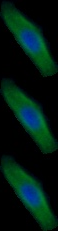
#> input picture tests/fixtures/edge/exif-rotated-orientation6.jpg, 58 x 231 px
$ python microtubule_quantification.py -i tests/fixtures/edge -o out
#> lines starting #> are read from the running program, lines starting #| are printed output that depends on the picture; after the words box and inside, x2 and y2 are one past the last pixel; in counts of white or black regions, pixels touching at a corner belong together
#!/usr/bin/env python3
"""
Microtubule Quantification Script
Analyzes cropped cell images to quantify microtubule presence (green fluorescence)
Prioritizes accuracy over speed with sophisticated image processing
"""

import cv2
import numpy as np
import pandas as pd
import matplotlib.pyplot as plt
from pathlib import Path
import argparse
from typing import Tuple, Dict
import json


class MicrotubuleQuantifier:
    """Quantifies microtubule presence in fluorescent cell images"""

    def __init__(self, gaussian_blur_size=5, morphology_kernel_size=3):
        """
        Initialize quantifier with processing parameters

        Args:
            gaussian_blur_size: Size of Gaussian blur kernel (must be odd)
            morphology_kernel_size: Size of morphological operation kernel
        """
        self.gaussian_blur_size = gaussian_blur_size
        self.morphology_kernel_size = morphology_kernel_size

    def extract_green_channel(self, image: np.ndarray) -> np.ndarray:
        """Extract and enhance green channel from RGB image"""
        if len(image.shape) == 2:
            # Already grayscale
            return image

        # Extract green channel
        green_channel = image[:, :, 1]
        return green_channel

    def create_nucleus_mask(self, image: np.ndarray) -> np.ndarray:
        """
        Create a mask of the nucleus (blue stained regions)
        Returns a binary mask where nucleus pixels are 255 (white)
        """
        if len(image.shape) == 2:
            # Grayscale image, no blue channel
            return np.zeros_like(image)

        # Extract blue channel
        blue_channel = image[:, :, 0]

        # Threshold to identify nucleus (blue regions)
        # Using Otsu's method for automatic thresholding
        _, nucleus_mask = cv2.threshold(blue_channel, 0, 255, cv2.THRESH_BINARY + cv2.THRESH_OTSU)

        # Clean up the mask with morphological operations
        kernel = cv2.getStructuringElement(cv2.MORPH_ELLIPSE, (5, 5))
        nucleus_mask = cv2.morphologyEx(nucleus_mask, cv2.MORPH_CLOSE, kernel, iterations=2)

        return nucleus_mask

    # [32 lines left out: functions apply_background_subtraction, denoise_image, not called in this run]

    def threshold_microtubules(self, denoised: np.ndarray) -> Tuple[np.ndarray, int]:
        """
        Apply multiple thresholding methods and use the most conservative
        Returns binary mask and threshold value used
        """
        # Method 1: Otsu's method (automatic optimal threshold)
        otsu_thresh, otsu_mask = cv2.threshold(denoised, 0, 255, cv2.THRESH_BINARY + cv2.THRESH_OTSU)

        # Method 2: Triangle algorithm (good for skewed distributions)
        triangle_thresh, triangle_mask = cv2.threshold(denoised, 0, 255, cv2.THRESH_BINARY + cv2.THRESH_TRIANGLE)

        # Method 3: Adaptive threshold for local variations
        adaptive_mask = cv2.adaptiveThreshold(denoised, 255, cv2.ADAPTIVE_THRESH_GAUSSIAN_C,
                                              cv2.THRESH_BINARY, 51, -10)

        # Use Otsu as primary method (most reliable for bimodal distributions)
        # But verify it's reasonable
        final_mask = otsu_mask
        final_thresh = otsu_thresh

        return final_mask, final_thresh

    def clean_mask(self, mask: np.ndarray) -> np.ndarray:
        """
        Clean up the binary mask using morphological operations
        Removes small noise artifacts while preserving microtubule structures
        """
        kernel = cv2.getStructuringElement(cv2.MORPH_ELLIPSE,
                                          (self.morphology_kernel_size, self.morphology_kernel_size))

        # Morphological opening: removes small noise
        cleaned = cv2.morphologyEx(mask, cv2.MORPH_OPEN, kernel, iterations=1)

        # Morphological closing: fills small gaps in microtubules
        cleaned = cv2.morphologyEx(cleaned, cv2.MORPH_CLOSE, kernel, iterations=1)

        return cleaned

    def quantify_green_percentage(self, mask: np.ndarray) -> float:
        """
        Calculate percentage of pixels that are green (microtubules)

        Returns:
            Percentage of green pixels (0-100)
        """
        total_pixels = mask.size
        green_pixels = np.count_nonzero(mask)
        percentage = (green_pixels / total_pixels) * 100

        return percentage

    def process_image(self, image_path: str, output_dir: Path) -> Dict:
        """
        Process a single cell image and return quantification results

        Args:
            image_path: Path to the cropped cell image
            output_dir: Directory to save output visualizations

        Returns:
            Dictionary with quantification results
        """
        # Load image
        image = cv2.imread(image_path)
        if image is None:
            raise ValueError(f"Could not load image: {image_path}")

        image_name = Path(image_path).stem

        # Step 1: Extract green channel
        green_channel = self.extract_green_channel(image)

        # Step 2: Create nucleus mask (blue regions to exclude)
        nucleus_mask = self.create_nucleus_mask(image)

        # Step 3: Threshold to identify microtubules (directly from green channel)
        mask, threshold_value = self.threshold_microtubules(green_channel)

        # Step 4: Exclude nucleus from microtubule mask
        # Set nucleus regions to 0 (black) in the mask
        mask[nucleus_mask > 0] = 0

        # Step 5: Clean up mask
        final_mask = self.clean_mask(mask)

        # Step 6: Quantify
        green_percentage = self.quantify_green_percentage(final_mask)

        # Save visualizations
        self._save_visualizations(image, green_channel, nucleus_mask,
                                 final_mask, image_name, output_dir, threshold_value)

        results = {
            'image_name': image_name,
            'green_percentage': green_percentage,
            'threshold_value': threshold_value,
            'total_pixels': final_mask.size,
            'green_pixels': np.count_nonzero(final_mask)
        }

        return results

    def _save_visualizations(self, original: np.ndarray, green_channel: np.ndarray,
                            nucleus_mask: np.ndarray, mask: np.ndarray, image_name: str,
                            output_dir: Path, threshold_value: float):
        """Save detailed visualizations of processing steps"""

        # Calculate percentage for display
        green_percentage = self.quantify_green_percentage(mask)

        # Create figure with processing steps
        fig, axes = plt.subplots(2, 3, figsize=(15, 10))
        fig.suptitle(f'Microtubule Analysis: {image_name} | Green: {green_percentage:.2f}%',
                    fontsize=16, fontweight='bold')

        # Original image
        axes[0, 0].imshow(cv2.cvtColor(original, cv2.COLOR_BGR2RGB))
        axes[0, 0].set_title('1. Original Image')
        axes[0, 0].axis('off')

        # Green channel
        axes[0, 1].imshow(green_channel, cmap='gray')
        axes[0, 1].set_title('2. Green Channel')
        axes[0, 1].axis('off')

        # Nucleus mask
        axes[0, 2].imshow(nucleus_mask, cmap='gray')
        axes[0, 2].set_title('3. Nucleus Mask (Excluded)')
        axes[0, 2].axis('off')

        # Binary mask
        axes[1, 0].imshow(mask, cmap='gray')
        axes[1, 0].set_title(f'4. Microtubule Mask (Threshold: {threshold_value:.1f})')
        axes[1, 0].axis('off')

        # Mask overlay on original
        overlay = original.copy()
        overlay[mask > 0] = [0, 255, 0]  # Highlight detected microtubules in bright green
        axes[1, 1].imshow(cv2.cvtColor(overlay, cv2.COLOR_BGR2RGB))
        axes[1, 1].set_title('5. Detected Microtubules (Green Overlay)')
        axes[1, 1].axis('off')

        # Empty
        axes[1, 2].axis('off')

        plt.tight_layout()
        plt.savefig(output_dir / f'{image_name}_analysis.png', dpi=300, bbox_inches='tight')
        plt.close()

        # Save just the mask separately for easy verification
        cv2.imwrite(str(output_dir / f'{image_name}_mask.png'), mask)

        # Save overlay separately
        cv2.imwrite(str(output_dir / f'{image_name}_overlay.png'), overlay)


def process_batch(image_dir: str, output_dir: str, metadata_file: str = None):
    """
    Process a batch of cell images

    Args:
        image_dir: Directory containing cropped cell images
        output_dir: Directory to save results
        metadata_file: Optional CSV file with image metadata (filename, condition, dose)
    """
    image_dir = Path(image_dir)
    output_dir = Path(output_dir)
    output_dir.mkdir(parents=True, exist_ok=True)

    # Initialize quantifier
    quantifier = MicrotubuleQuantifier()

    # Find all image files (case-insensitive)
    image_extensions = ['*.png', '*.PNG', '*.jpg', '*.JPG', '*.jpeg', '*.JPEG', '*.tif', '*.TIF', '*.tiff', '*.TIFF']
    image_files = []
    for ext in image_extensions:
        image_files.extend(image_dir.glob(ext))

    if not image_files:
        print(f"No images found in {image_dir}")
        return

    print(f"Found {len(image_files)} images to process")
    print("Processing with high-quality settings (this may take a while)...")

    # Process each image
    results = []
    for i, image_path in enumerate(image_files, 1):
        print(f"Processing {i}/{len(image_files)}: {image_path.name}")
        try:
            result = quantifier.process_image(str(image_path), output_dir)
            results.append(result)
        except Exception as e:
            print(f"Error processing {image_path.name}: {e}")

    # Save results to CSV
    df = pd.DataFrame(results)

    # If metadata file provided, merge with results
    if metadata_file and Path(metadata_file).exists():
        metadata = pd.read_csv(metadata_file)
        df = df.merge(metadata, on='image_name', how='left')

    results_file = output_dir / 'quantification_results.csv'
    df.to_csv(results_file, index=False)
    print(f"\nResults saved to: {results_file}")

    # Generate summary statistics
    print("\n=== Summary Statistics ===")
    print(f"Total images processed: {len(results)}")
    print(f"Mean green percentage: {df['green_percentage'].mean():.2f}%")
    print(f"Std dev: {df['green_percentage'].std():.2f}%")
    print(f"Range: {df['green_percentage'].min():.2f}% - {df['green_percentage'].max():.2f}%")

    return df


# [101 lines left out: function plot_dose_response, not called in this run]


def main():
    parser = argparse.ArgumentParser(
        description='Quantify microtubule presence in fluorescent cell images',
        formatter_class=argparse.RawDescriptionHelpFormatter,
        epilog="""
Examples:
  # Process all images in a directory
  python microtubule_quantification.py --input ./cell_images --output ./results

  # Process with metadata file
  python microtubule_quantification.py --input ./cell_images --output ./results --metadata metadata.csv

  # Generate dose-response curve from existing results
  python microtubule_quantification.py --plot-only --results ./results/quantification_results.csv --output ./results
        """
    )

    parser.add_argument('--input', '-i', type=str, help='Directory containing cropped cell images')
    parser.add_argument('--output', '-o', type=str, required=True, help='Output directory for results')
    parser.add_argument('--metadata', '-m', type=str, help='CSV file with metadata (columns: image_name, condition, dose)')
    parser.add_argument('--plot-only', action='store_true', help='Only generate plots from existing results')
    parser.add_argument('--results', '-r', type=str, help='Path to existing results CSV (for --plot-only)')
    parser.add_argument('--dose-column', type=str, default='dose', help='Name of dose column in metadata')
    parser.add_argument('--condition-column', type=str, default='condition', help='Name of condition column in metadata')

    args = parser.parse_args()

    if args.plot_only:
        if not args.results:
            print("Error: --results required when using --plot-only")
            return
        plot_dose_response(args.results, args.output, args.dose_column, args.condition_column)
    else:
        if not args.input:
            print("Error: --input required for image processing")
            return

        # Process images
        df = process_batch(args.input, args.output, args.metadata)
#> in process_image, image is the input picture: shape (231, 58, 3); mean B, G, R 17.8, 26, 1
#> in extract_green_channel, `green_channel = image[:, :, 1]`:
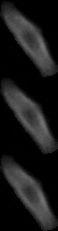
#> green_channel: shape (231, 58); min 0, max 117, mean 26
#> in create_nucleus_mask, `_, nucleus_mask = cv2.threshold(blue_channel, 0, 255, cv2.THRESH_BINAR..`:
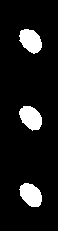
#> nucleus_mask: shape (231, 58); 9.1% white; 3 white regions, box (x1, y1, x2, y2) and area: (19, 106, 42, 131) 408, (19, 29, 42, 54) 406, (19, 183, 42, 207) 399
#> in create_nucleus_mask, `nucleus_mask = cv2.morphologyEx(nucleus_mask, cv2.MORPH_CLOSE, kernel,..`: nucleus_mask: shape (231, 58); 9.1% white; 3 white regions, box (x1, y1, x2, y2) and area: (19, 29, 42, 54) 409, (19, 106, 42, 131) 408, (19, 183, 42, 207) 399
#> in threshold_microtubules, `otsu_thresh, otsu_mask = cv2.threshold(denoised, 0, 255, cv2.THRESH_BI..`:
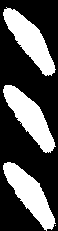
#> otsu_mask: shape (231, 58); 33.3% white; 4 white regions (1 under 20 px), largest, box (x1, y1, x2, y2) and area: (3, 85, 56, 153) 1487, (3, 162, 56, 231) 1486, (3, 7, 56, 76) 1485
#> in threshold_microtubules, `otsu_thresh, otsu_mask = cv2.threshold(denoised, 0, 255, cv2.THRESH_BI..`: otsu_thresh = 37
#> in threshold_microtubules, `triangle_thresh, triangle_mask = cv2.threshold(denoised, 0, 255, cv2.T..`:
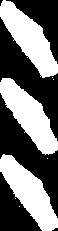
#> triangle_mask: shape (231, 58); 44.5% white; 8 white regions (5 under 20 px), largest, box (x1, y1, x2, y2) and area: (0, 78, 58, 155) 1990, (0, 154, 58, 231) 1986, (0, 0, 58, 78) 1982
#> in threshold_microtubules, `triangle_thresh, triangle_mask = cv2.threshold(denoised, 0, 255, cv2.T..`: triangle_thresh = 4
#> in threshold_microtubules, `adaptive_mask = cv2.adaptiveThreshold(denoised, 255, cv2.ADAPTIVE_THRE..`:
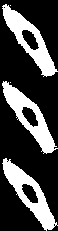
#> adaptive_mask: shape (231, 58); 27.9% white; 5 white regions (2 under 20 px), largest, box (x1, y1, x2, y2) and area: (2, 81, 58, 154) 1245, (2, 158, 58, 231) 1245, (2, 4, 58, 77) 1242
#> in threshold_microtubules, `final_thresh = otsu_thresh`: final_thresh = 37
#> in process_image, `mask[nucleus_mask > 0] = 0`: mask: shape (231, 58); 24.2% white; 4 white regions (1 under 20 px), largest, box (x1, y1, x2, y2) and area: (3, 162, 56, 231) 1087, (3, 85, 56, 153) 1079, (3, 7, 56, 76) 1076
#> in clean_mask, `cleaned = cv2.morphologyEx(mask, cv2.MORPH_OPEN, kernel, iterations=1)`:
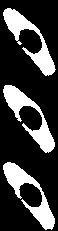
#> cleaned: shape (231, 58); 23.9% white; 3 white regions, box (x1, y1, x2, y2) and area: (3, 162, 55, 230) 1078, (3, 85, 55, 153) 1068, (3, 8, 56, 76) 1062
#> in clean_mask, `cleaned = cv2.morphologyEx(cleaned, cv2.MORPH_CLOSE, kernel, iteration..`: cleaned: shape (231, 58); 24% white; 3 white regions, box (x1, y1, x2, y2) and area: (3, 162, 55, 230) 1080, (3, 85, 55, 153) 1069, (3, 8, 56, 76) 1064
#> in quantify_green_percentage, `green_pixels = np.count_nonzero(mask)`: green_pixels = 3213
#> in quantify_green_percentage, `percentage = (green_pixels / total_pixels) * 100`: percentage = 23.98
#> in _save_visualizations, `plt.savefig(output_dir / f'{image_name}_analysis.png', dpi=300, bbox_i..`:
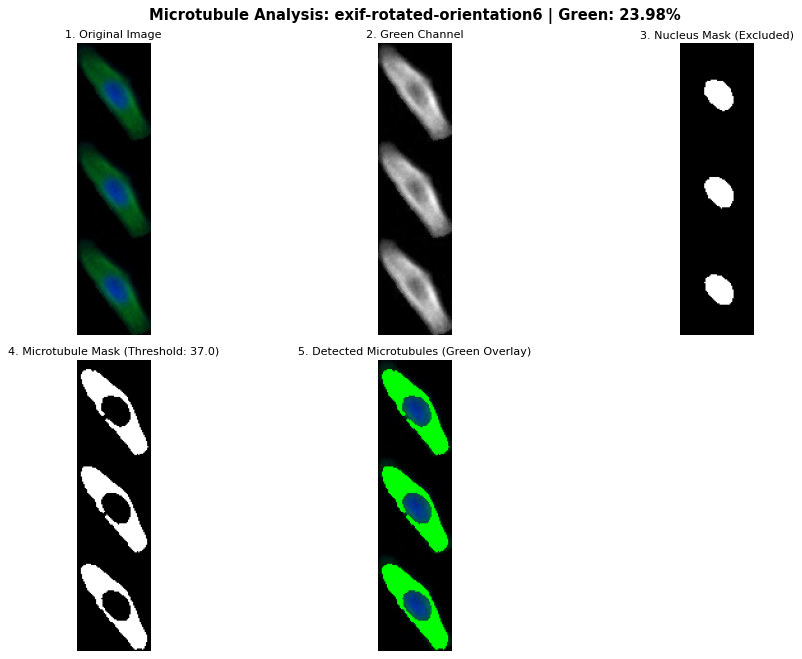
#> figure drawn by matplotlib, 5 panels
#> in process_image, `results = { 'image_name': image_name, 'green_percentage': green_percen..`: results = {'image_name': 'exif-rotated-orientation6', 'green_percentage': 23.98, 'threshold_value': 37, 'total_pixels': 13398, 'green_pixels': 3213}
#> in process_batch, `result = quantifier.process_image(str(image_path), output_dir)`: result has the same summary as results in process_image
#> in process_batch, `df = pd.DataFrame(results)`: df = table of 1 rows and 5 columns
#| Total images processed: 1
#| Mean green percentage: 23.98%
#| Std dev: nan%
#| Range: 23.98% - 23.98%
#> df = table of 1 rows and 5 columns

        # Generate plots if dose information is available
        if df is not None and args.dose_column in df.columns:
            results_file = Path(args.output) / 'quantification_results.csv'
            plot_dose_response(str(results_file), args.output, args.dose_column, args.condition_column)


if __name__ == '__main__':
    main()
